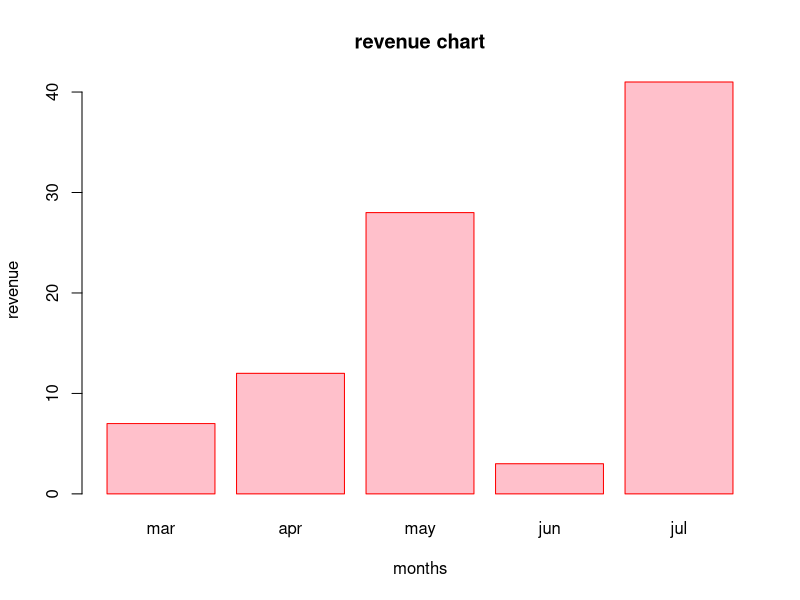

The R script that drew this image:
h<-c(7,12,28,3,41)
m<-c("mar","apr","may","jun","jul")
png(filename ="barchart1.png" )
barplot(h,xlab ="months",ylab = "revenue",names.arg = m,col="Pink",main="revenue chart",border="red")
dev.off()
